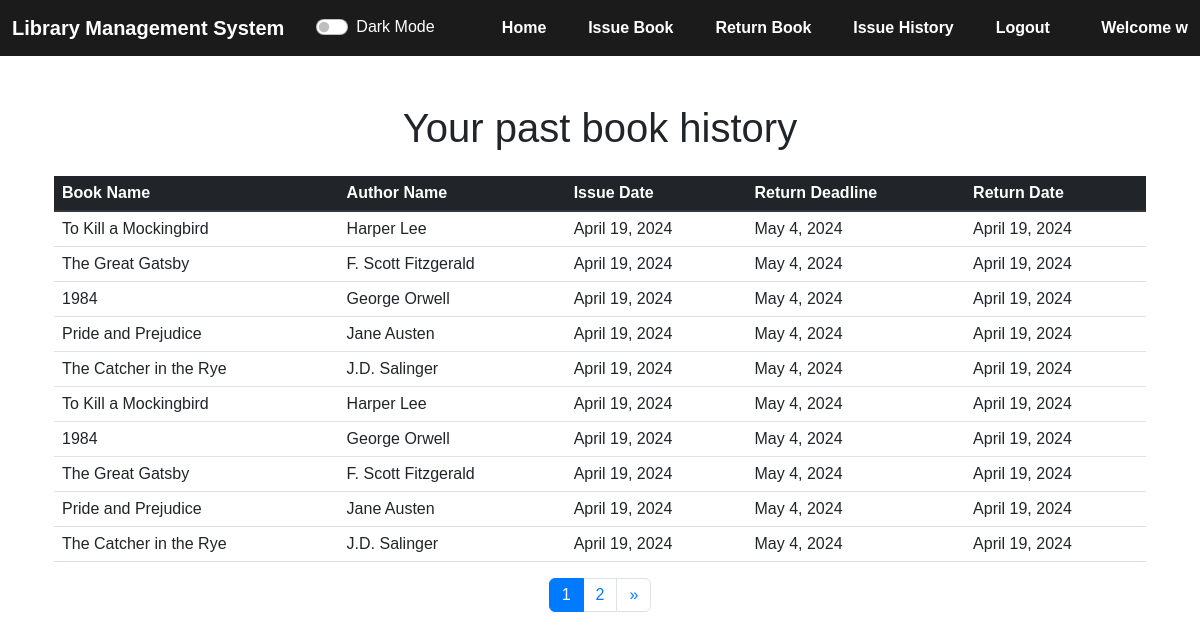
Page /history/ (signed in) on the committed database.
### lmsapp/models.py (models this page shows, shortened)
class IssuedItem(models.Model):
    book_id = models.ForeignKey(Book, on_delete=models.CASCADE)
    user_id = models.ForeignKey(User, on_delete=models.CASCADE)
    issue_date = models.DateField(default=date.today(), blank=False)
    @property
    def return_deadline(self):
        return self.issue_date + timedelta(days=15)
    return_date = models.DateField(blank=True, null=True)

class Book(models.Model):
    book_pic_url = models.CharField(max_length=2000)
    book_name = models.CharField(max_length=150)
    author_name = models.CharField(max_length=200)
    quantity = models.IntegerField(default=1)
    subject = models.CharField(max_length=2000)
    book_add_time = models.TimeField(default=timezone.now())
    book_add_date = models.DateField(default=date.today())
    class Meta:
        unique_together = ("book_name", "author_name")

### lmsapp/views.py (the view)
# urls.py: path("history/", views.history, name="history"),
@login_required(login_url="login")
def history(request):
    try:
        my_items = IssuedItem.objects.filter(user_id=request.user).order_by("-issue_date")
        paginator = Paginator(my_items, 10)
        page_number = request.GET.get("page")
        show_data_final = paginator.get_page(page_number)
        return render(request, "history.html", {"books": show_data_final})
    except Exception as e:
        messages.error(request, str(e))
        return redirect("/")

### lmsapp/templates/history.html (shortened to what this page needs)
{% extends 'base.html' %}
{% block content %}
  <div class="container mt-5 darkTable">
    <h1 class="text-center mb-4" data-aos="fade-up" data-aos-duration="400">Your past book history</h1>
    <div class="container" data-aos="fade-up" data-aos-duration="400">
      <table class="table ">
        <thead class="thead-dark">
          <tr>
            <th scope="col">Book Name</th>
            <th scope="col">Author Name</th>
            <th scope="col">Issue Date</th>
            <th scope="col">Return Deadline</th>
            <th scope="col">Return Date</th>
          </tr>
        </thead>
        <tbody>
          {% for book in books %}
            <tr>
              <td>{{ book.book_id.book_name }}</td>
              <td>{{ book.book_id.author_name }}</td>
              <td>{{ book.issue_date }}</td>
              <td>{{ book.return_deadline }}</td>
              <td>{{ book.return_date }}</td>
            </tr>
          {% endfor %}
        </tbody>
      </table>
    </div>
    <div class="mx-auto" style="width: 200px">
      <nav aria-label="Page navigation example">
        <ul class="pagination">
          {% for i in 'x'|ljust:books.paginator.num_pages %}
            <li class="page-item {% if forloop.counter == books.number %}active{% endif %}">
              {% if books.paginator.num_pages > 1 %}
                <a class="page-link" href="?page={{ forloop.counter }}">{{ forloop.counter }}</a>
              {% endif %}
            </li>
          {% endfor %}
          {% if books.has_next %}
            <li class="page-item">
              <a class="page-link" href="?page={{ books.next_page_number }}">&raquo;</a>
            </li>
          {% endif %}
        </ul>
      </nav>
    </div>
  </div>
{% endblock %}

### lmsapp/templates/base.html (shortened to what this page needs)
{% load static %}
<!DOCTYPE html>
<html lang="en">
  <head>
    <link rel="stylesheet" href="https://cdn.jsdelivr.net/npm/bootstrap@4.0.0/dist/css/bootstrap.min.css" />
    <link href="https://cdn.jsdelivr.net/npm/bootstrap@5.2.3/dist/css/bootstrap.min.css" rel="stylesheet" />
    <link href="https://cdn.rawgit.com/michalsnik/aos/2.3.4/dist/aos.css" rel="stylesheet" />
  </head>
  <body>
    <nav class="navbar navbar-expand-lg">
      <div class="container-fluid">
        <a class="navbar-brand" href="/">Library Management System</a>
        <div class="form-check form-switch mx-3">
          <input class="form-check-input" type="checkbox" id="darkModeSwitcher" />
          <label class="form-check-label darkMode" for="darkModeSwitcher">Dark Mode</label>
        </div>
        <div class="collapse navbar-collapse" id="navbarNav">
          <ul class="navbar-nav m-auto mb-lg-0">
            {% if not user.is_authenticated %}
              <li class="nav-item">
                <a class="nav-link" href="/login/">Login</a>
              </li>
              <li class="nav-item">
                <a class="nav-link" href="/register/">Register</a>
              </li>
            {% else %}
              <li class="nav-item">
                <a class="nav-link" href="/">Home</a>
              </li>
              <li class="nav-item">
                <a class="nav-link" href="/issue/">Issue Book</a>
              </li>
              <li class="nav-item">
                <a class="nav-link" href="/return_item/">Return Book</a>
              </li>
              <li class="nav-item">
                <a class="nav-link" href="/history/">Issue History</a>
              </li>
              <li class="nav-item">
                <a class="nav-link" href="/logout/">Logout</a>
              </li>
            {% endif %}
          </ul>
          {% if user.is_authenticated %}
            <span class="navbar-text">Welcome {{ request.user.first_name }}</span>
          {% endif %}
        </div>
      </div>
    </nav>
    {% block content %}
    {% endblock %}
  </body>
</html>

### lmsapp/templates/base.html (style rules this page uses)
* { font-family: sans-serif; }
.nav-link { font-weight: 800; color: white; }
.navbar-text { font-weight: 800; color: white; }
.navbar-nav { width: 80%; justify-content: space-around; }
.navbar-brand { color: white; font-weight: 600; }
.navbar { background-color: #1b1b1b; }
body { margin: 0px; padding: 0px; color: #212529; overflow-x: hidden; }
.darkMode { color: white; }

### lmsapp/templates/history.html (style rules this page uses)
.table thead th { border-top: none; }
.pagination { justify-content: center; }
.pagination .page-item.active .page-link { background-color: #007bff; border-color: #007bff; }
.pagination .page-item.active .page-link { color: #ffffff; }
.pagination .page-link { color: #007bff; }

### rows in the picture
IssuedItem: book_id.book_name "To Kill a Mockingbird", book_id.author_name "Harper Lee", issue_date "April 19, 2024", return_deadline "May 4, 2024", return_date "April 19, 2024"
IssuedItem: book_id.book_name "The Great Gatsby", book_id.author_name "F. Scott Fitzgerald", issue_date "April 19, 2024", return_deadline "May 4, 2024", return_date "April 19, 2024"
IssuedItem: book_id.book_name "1984", book_id.author_name "George Orwell", issue_date "April 19, 2024", return_deadline "May 4, 2024", return_date "April 19, 2024"
IssuedItem: book_id.book_name "Pride and Prejudice", book_id.author_name "Jane Austen", issue_date "April 19, 2024", return_deadline "May 4, 2024", return_date "April 19, 2024"
IssuedItem: book_id.book_name "The Catcher in the Rye", book_id.author_name "J.D. Salinger", issue_date "April 19, 2024", return_deadline "May 4, 2024", return_date "April 19, 2024"
IssuedItem: book_id.book_name "To Kill a Mockingbird", book_id.author_name "Harper Lee", issue_date "April 19, 2024", return_deadline "May 4, 2024", return_date "April 19, 2024"
IssuedItem: book_id.book_name "1984", book_id.author_name "George Orwell", issue_date "April 19, 2024", return_deadline "May 4, 2024", return_date "April 19, 2024"
IssuedItem: book_id.book_name "The Great Gatsby", book_id.author_name "F. Scott Fitzgerald", issue_date "April 19, 2024", return_deadline "May 4, 2024", return_date "April 19, 2024"
IssuedItem: book_id.book_name "Pride and Prejudice", book_id.author_name "Jane Austen", issue_date "April 19, 2024", return_deadline "May 4, 2024", return_date "April 19, 2024"
IssuedItem: book_id.book_name "The Catcher in the Rye", book_id.author_name "J.D. Salinger", issue_date "April 19, 2024", return_deadline "May 4, 2024", return_date "April 19, 2024"

### other values in the picture
{{ request.user.first_name }} "w"
